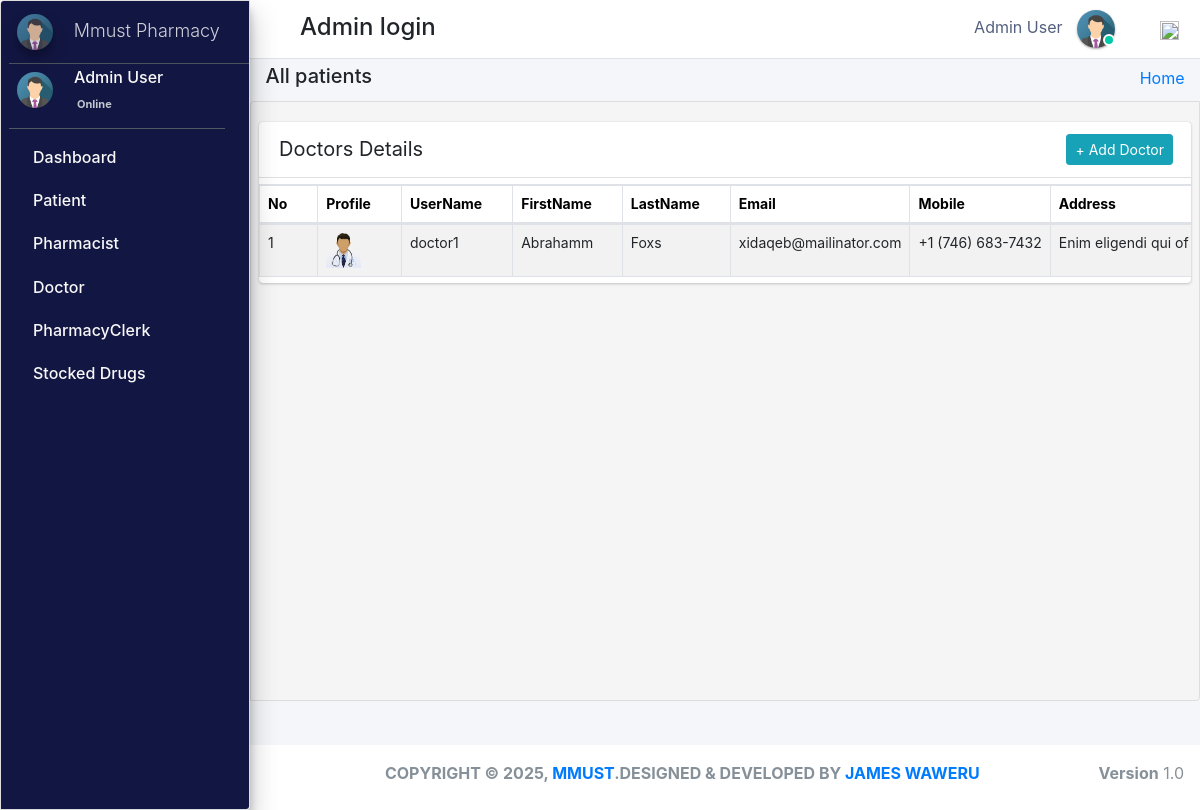
The page /admin_user/manage_doctor/ (signed in) on the database as committed earlier.
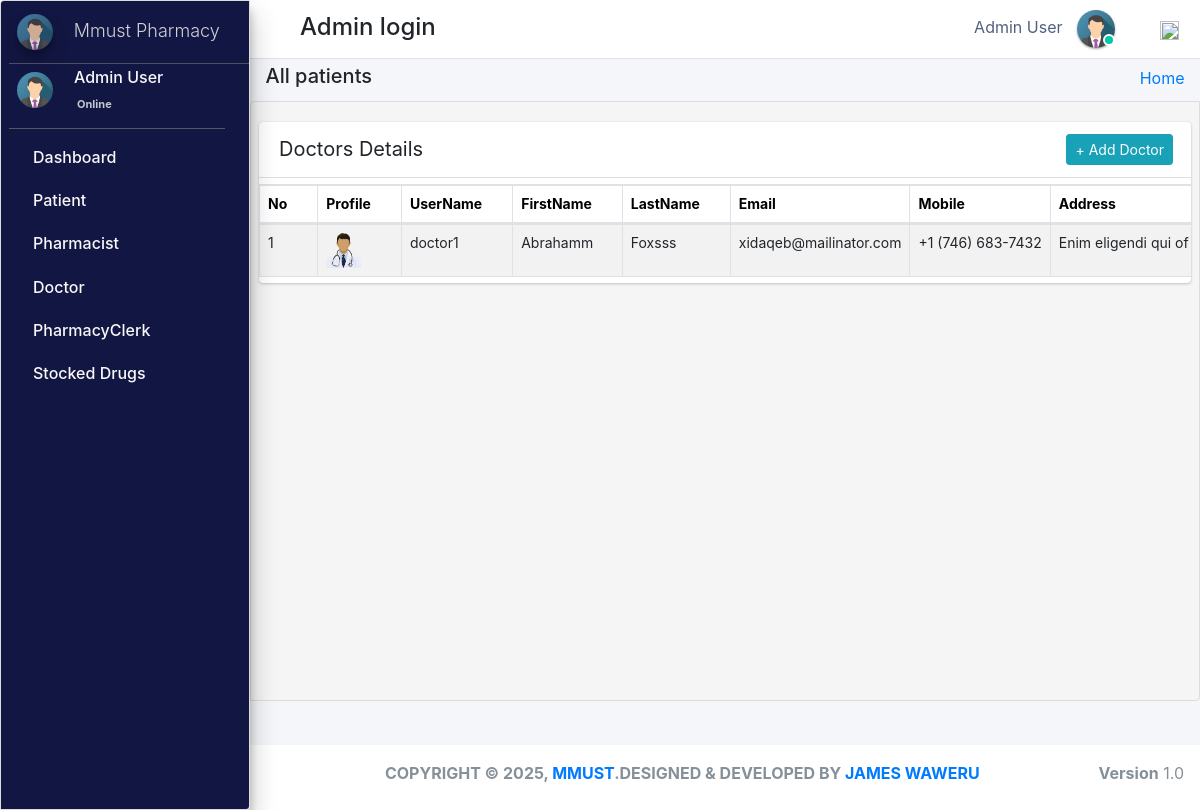
The same page on the database as committed later.
### pharmacy/models.py (models this page shows, shortened)
class Doctor(models.Model):
    gender_category=(
        ('Male','Male'),
        ('Female','Female'),
    )
    admin = models.OneToOneField(CustomUser,null=True, on_delete = models.CASCADE)
    emp_no=models.CharField(max_length=100,null=True,blank=True)
    age= models.IntegerField(default='0', blank=True, null=True)
    gender=models.CharField(max_length=100,null=True,choices=gender_category)
    mobile=models.CharField(max_length=10,null=True,blank=True)
    address=models.CharField(max_length=300,null=True,blank=True)
    profile_pic=models.ImageField(default="doctor.png",null=True,blank=True)
    created_at = models.DateTimeField(auto_now_add=True)
    updated_at = models.DateTimeField(auto_now=True)
    objects = models.Manager()

class CustomUser(AbstractUser):
    user_type_data = ((1, "AdminHOD"), (2, "Pharmacist"), (3, "Doctor"), (4, "PharmacyClerk"),(5, "Patients"))
    user_type = models.CharField(default=1, choices=user_type_data, max_length=10)

### pharmacy/HODViews.py (the view)
# urls.py: path('admin_user/manage_doctor/',HODViews.manage_doctor,name='manage_doctor'),
def manage_doctor(request):
    staffs = Doctor.objects.all()
    context = {
        "staffs": staffs,
        "title":"Dotors Details"
    }
    return render(request,'hod_templates/manage_doctor.html',context)

### pharmacy/LoginCheckMiddleWare.py (called while the page is built)
    def process_view(self, request, view_func, view_args, view_kwargs):
        modulename = view_func.__module__
        user = request.user
        if user.is_authenticated:
            user_type = user.user_type
            allowed_modules = ["pharmacy.views", "django.views.static"]
            if user_type in self.USER_TYPE_VIEWS:
                allowed_modules.append(self.USER_TYPE_VIEWS[user_type][0])
                redirect_view = self.USER_TYPE_VIEWS[user_type][1] if len(self.USER_TYPE_VIEWS[user_type]) > 1 else None
                if modulename not in allowed_modules and redirect_view:
                    return redirect(redirect_view)
            else:
                return redirect("login")
        elif request.path != reverse("login"):
            return redirect("login")
        return None

### pharmacy/templates/hod_templates/manage_doctor.html (shortened to what this page needs)
{% extends 'hod_templates/base_template.html'%} {% block page_title %}
<h5>All patients</h5>
{% endblock page_title %} {% block main_content %}
<section class="content">
    <div class="row">
        <div class="col-md-12">
            <div class="card card-primar sc">
                <div class="card-header">
                    <span>Doctors Details</span>
                    <div class="card-tools d-flex">
                        <a class="btn btn-sm btn-info mr-2" href="{% url 'add_doctor' %}" role="button">+ Add Doctor</a>
                    </div>
                </div>
                <table class="table table-bordered table-hover dataTable" id="plist">
                    <thead>
                        <tr>
                            <th>No</th>
                            <th>Profile</th>
                            <th>UserName</th>
                            <th>FirstName</th>
                            <th>LastName</th>
                            <th>Email</th>
                            <th>Mobile</th>
                            <th>Address</th>
                        </tr>
                    </thead>
                    <tbody>
                        {% for staff in staffs %}
                        <tr class="hov">
                            <td>{{forloop.counter}}</td>
                            <td> <img src="{{staff.profile_pic.url}}" class="" width="35" height="35" alt=""></td>
                            <td>{{staff.admin.username}}</td>
                            <td>{{staff.admin.first_name}}</td>
                            <td>{{staff.admin.last_name}}</td>
                            <td>{{staff.admin.email}}</td>
                            <td>{{staff.mobile}}</td>
                            <td>{{staff.address}}</td>
                        </tr>
                        {% endfor %}
                    </tbody>
                </table>
            </div>
        </div>
    </div>
</section>
{% endblock %}

Rows that differ between the two databases and show on the page:
changed Doctor "Enim eligendi qui of": admin.last_name "Foxs" → "Foxsss"
